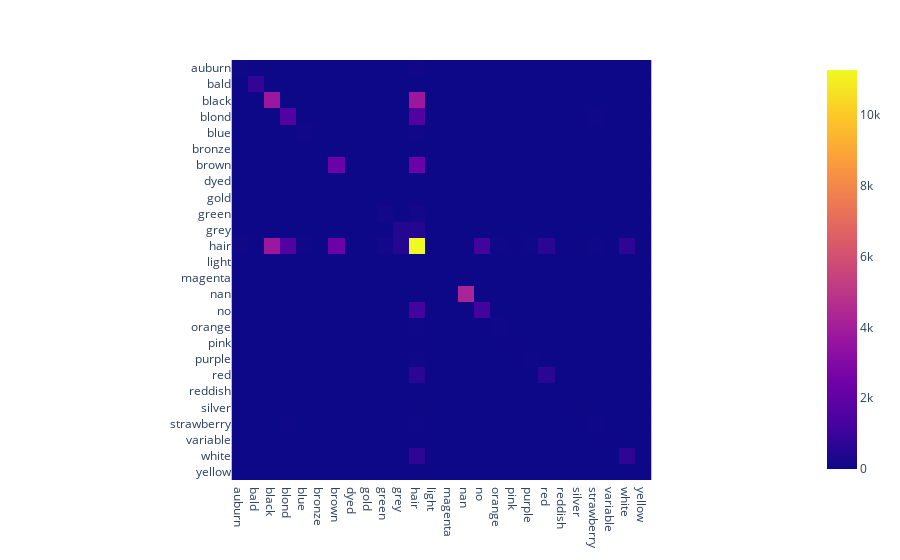

Notebook source saved alongside this figure:
### Code cell
import plotly.express as px
px.imshow(coocc)

### Figure 1 — Plotly figure (JSON) as saved in the notebook; plotly's stock layout.template omitted (floating-point values rounded to 4 significant figures; data arrays with more than 128 entries replaced by an {"elided": "..."} marker saying what was removed)
{"data": [{"coloraxis": "coloraxis", "hovertemplate": "x: %{x}<br>y: %{y}<br>color: %{z}<extra></extra>", "name": "0", "type": "heatmap", "x": ["auburn", "bald", "black", "blond", "blue", "bronze", "brown", "dyed", "gold", "green", "grey", "hair", "light", "magenta", "nan", "no", "orange", "pink", "purple", "red", "reddish", "silver", "strawberry", "variable", "white", "yellow"], "xaxis": "x", "y": ["auburn", "bald", "black", "blond", "blue", "bronze", "brown", "dyed", "gold", "green", "grey", "hair", "light", "magenta", "nan", "no", "orange", "pink", "purple", "red", "reddish", "silver", "strawberry", "variable", "white", "yellow"], "yaxis": "y", "z": {"elided": "26x26 int values"}}], "layout": {"coloraxis": {"colorscale": [[0, "#0d0887"], [0.1111, "#46039f"], [0.2222, "#7201a8"], [0.3333, "#9c179e"], [0.4444, "#bd3786"], [0.5556, "#d8576b"], [0.6667, "#ed7953"], [0.7778, "#fb9f3a"], [0.8889, "#fdca26"], [1, "#f0f921"]]}, "margin": {"t": 60}, "xaxis": {"anchor": "y", "constrain": "domain", "domain": [0, 1], "scaleanchor": "y"}, "yaxis": {"anchor": "x", "autorange": "reversed", "constrain": "domain", "domain": [0, 1]}}}
